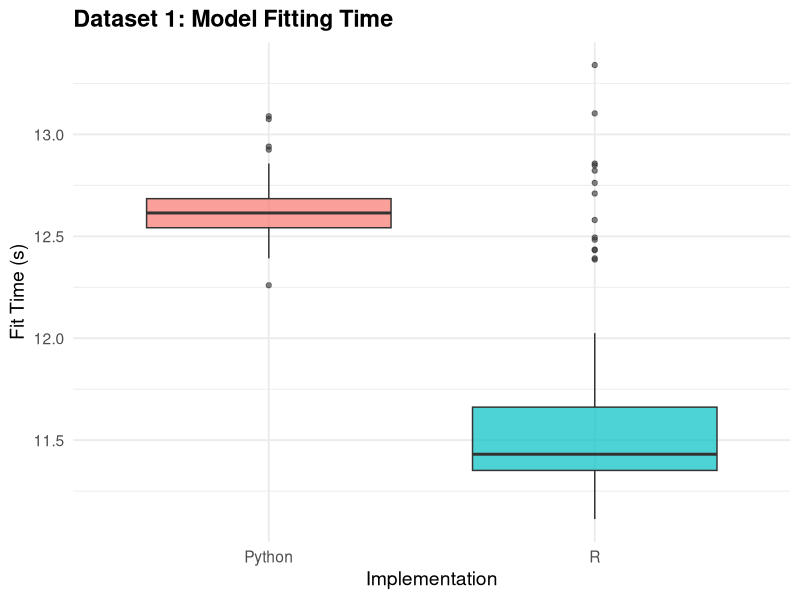
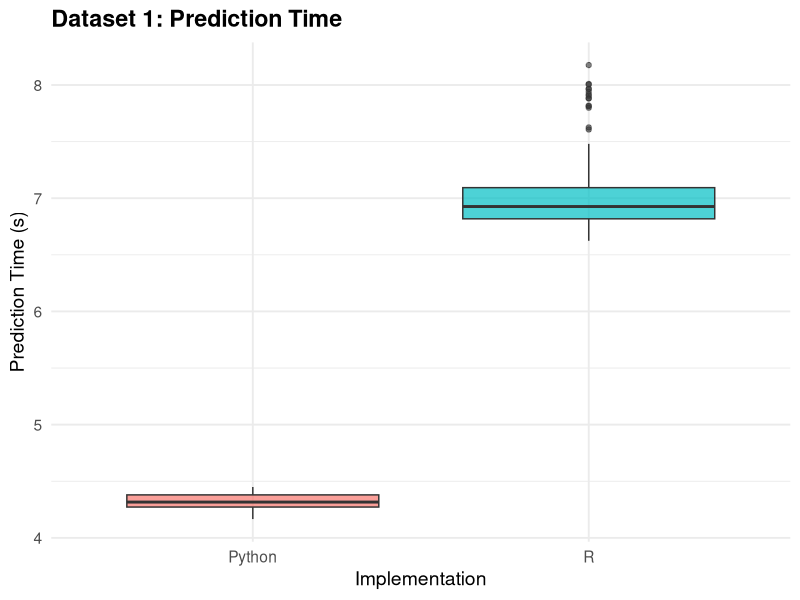
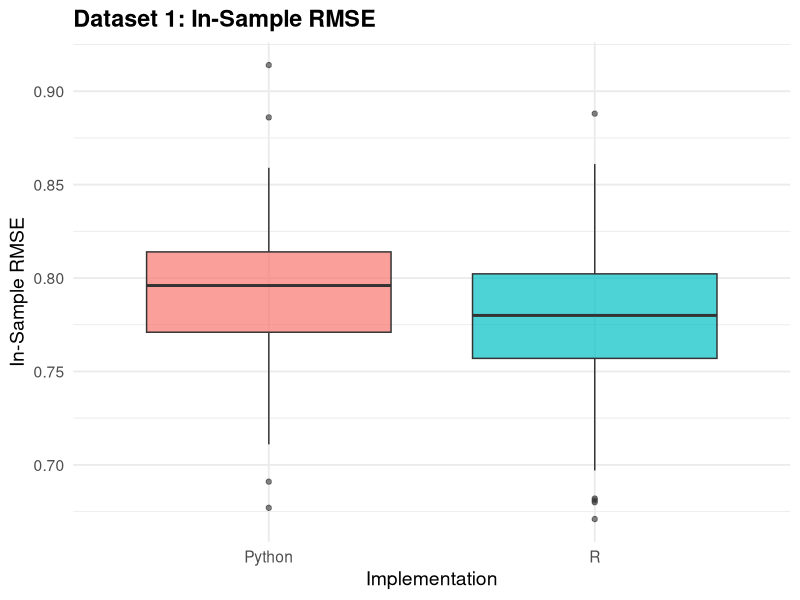
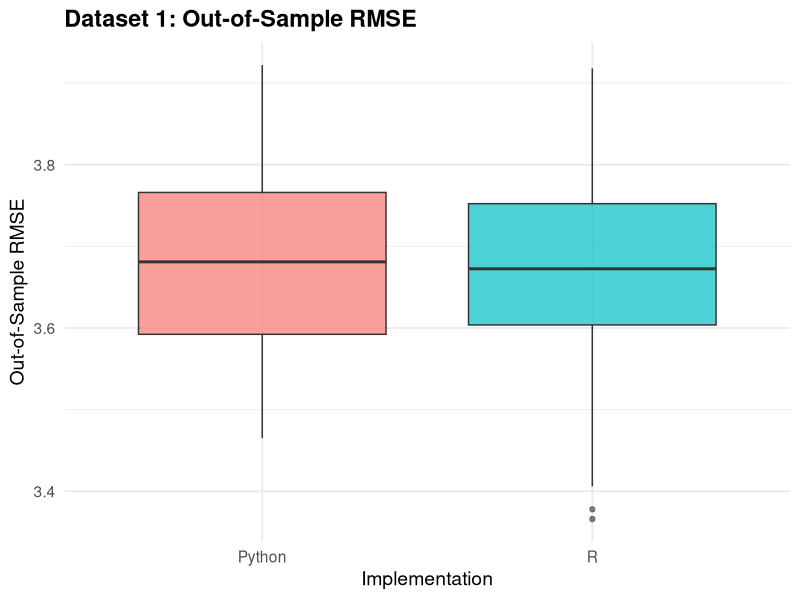
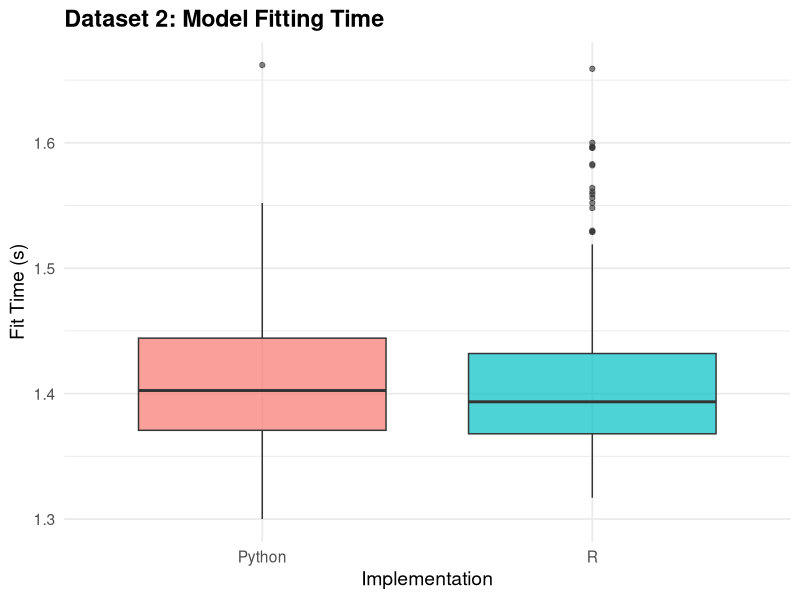
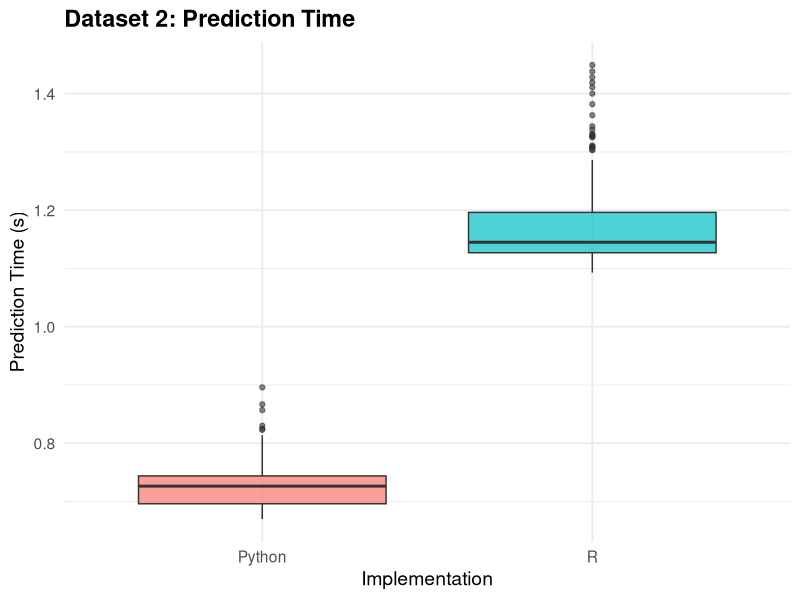
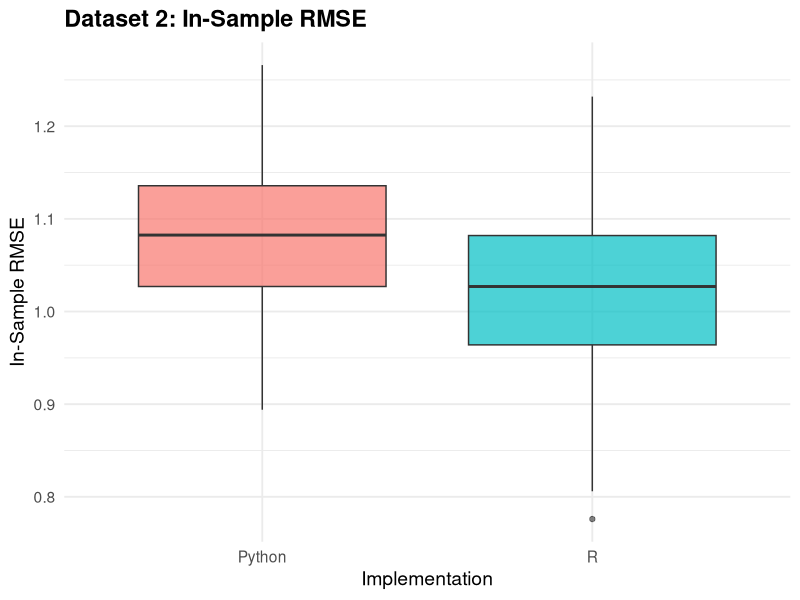
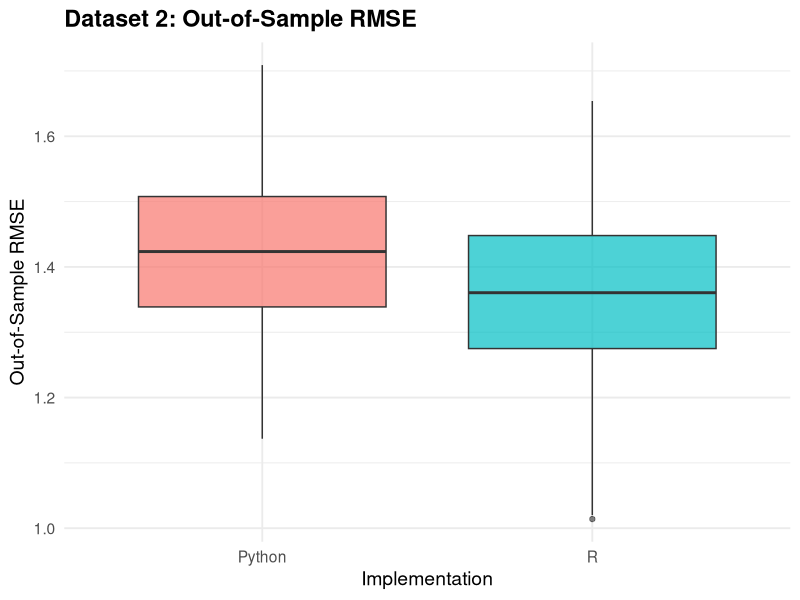

R code for these plots, in order:
library(tidyverse)

setwd("~/R projects/AddiVortes/benchmarks")
benchmarks_r <- read.csv("r-testlog.csv")
benchmarks_python <- read.csv("py-testlog.csv")

benchmarks_r$Language <- "R"
benchmarks_python$Language <- "Python"

benchmarks <- bind_rows(benchmarks_r, benchmarks_python)

library(tidyverse)

# Function to produce a boxplot for a given column
plot_boxplot <- function(data, column, title, ylab) {
  
  ggplot(data, aes(x = Language, y = .data[[column]], fill = Language)) +
    geom_boxplot(alpha = 0.7, outlier.alpha = 0.6) +
    labs(
      title = title,
      x = "Implementation",
      y = ylab
    ) +
    theme_minimal(base_size = 14) +
    theme(
      legend.position = "none",
      plot.title = element_text(face = "bold")
    )
}
# =======================
# Dataset 1
# =======================

plot_boxplot(benchmarks, "fit1",
             "Dataset 1: Model Fitting Time",
             "Fit Time (s)")

ggsave("fit1.jpg", width=7, height=5)

plot_boxplot(benchmarks, "pred1",
             "Dataset 1: Prediction Time",
             "Prediction Time (s)")

ggsave("pred1.jpg", width=7, height=5)

plot_boxplot(benchmarks, "iRMSE1",
             "Dataset 1: In-Sample RMSE",
             "In-Sample RMSE")

ggsave("irmse1.jpg", width=7, height=5)

plot_boxplot(benchmarks, "oRMSE1",
             "Dataset 1: Out-of-Sample RMSE",
             "Out-of-Sample RMSE")

ggsave("ormse1.jpg", width=7, height=5)

# =======================
# Dataset 2
# =======================

plot_boxplot(benchmarks, "fit2",
             "Dataset 2: Model Fitting Time",
             "Fit Time (s)")

ggsave("fit2.jpg", width=7, height=5)

plot_boxplot(benchmarks, "pred2",
             "Dataset 2: Prediction Time",
             "Prediction Time (s)")

ggsave("pred2.jpg", width=7, height=5)

plot_boxplot(benchmarks, "iRMSE2",
             "Dataset 2: In-Sample RMSE",
             "In-Sample RMSE")

ggsave("irmse2.jpg", width=7, height=5)

plot_boxplot(benchmarks, "oRMSE2",
             "Dataset 2: Out-of-Sample RMSE",
             "Out-of-Sample RMSE")

ggsave("ormse2.jpg", width=7, height=5)

# =======================
# Dataset 3
# =======================

plot_boxplot(benchmarks, "fit3",
             "Dataset 3: Model Fitting Time",
             "Fit Time (s)")

ggsave("fit3.jpg", width=7, height=5)

plot_boxplot(benchmarks, "pred3",
             "Dataset 3: Prediction Time",
             "Prediction Time (s)")

ggsave("pred3.jpg", width=7, height=5)

plot_boxplot(benchmarks, "iRMSE3",
             "Dataset 3: In-Sample RMSE",
             "In-Sample RMSE")

ggsave("irmse3.jpg", width=7, height=5)

plot_boxplot(benchmarks, "oRMSE3",
             "Dataset 3: Out-of-Sample RMSE",
             "Out-of-Sample RMSE")

ggsave("ormse3.jpg", width=7, height=5)

# =======================
# Dataset 4
# =======================

plot_boxplot(benchmarks, "fit4",
             "Dataset 4: Model Fitting Time",
             "Fit Time (s)")

ggsave("fit4.jpg", width=7, height=5)

plot_boxplot(benchmarks, "pred4",
             "Dataset 4: Prediction Time",
             "Prediction Time (s)")

ggsave("pred4.jpg", width=7, height=5)

plot_boxplot(benchmarks, "iRMSE4",
             "Dataset 4: In-Sample RMSE",
             "In-Sample RMSE")

ggsave("irmse4.jpg", width=7, height=5)

plot_boxplot(benchmarks, "oRMSE4",
             "Dataset 4: Out-of-Sample RMSE",
             "Out-of-Sample RMSE")

ggsave("ormse4.jpg", width=7, height=5)

# Summary statistics

# Percentage difference function
pct_diff <- function(r, py) {
  100 * (py - r) / r
}

# ---------------------------
# Table 1: Means (Fit & Pred)
# ---------------------------

fit_pred_means <- data.frame(
  Test = paste("Test", 1:4),
  
  `Fit Mean (R)` = sapply(1:4, function(i) mean(benchmarks[benchmarks$Language=="R", paste0("fit",i)], na.rm=TRUE)),
  `Fit Mean (Py)` = sapply(1:4, function(i) mean(benchmarks[benchmarks$Language=="Python", paste0("fit",i)], na.rm=TRUE)),
  `Fit % Diff` = mapply(pct_diff,
                        sapply(1:4, function(i) mean(benchmarks[benchmarks$Language=="R", paste0("fit",i)], na.rm=TRUE)),
                        sapply(1:4, function(i) mean(benchmarks[benchmarks$Language=="Python", paste0("fit",i)], na.rm=TRUE))),
  
  `Pred Mean (R)` = sapply(1:4, function(i) mean(benchmarks[benchmarks$Language=="R", paste0("pred",i)], na.rm=TRUE)),
  `Pred Mean (Py)` = sapply(1:4, function(i) mean(benchmarks[benchmarks$Language=="Python", paste0("pred",i)], na.rm=TRUE)),
  `Pred % Diff` = mapply(pct_diff,
                         sapply(1:4, function(i) mean(benchmarks[benchmarks$Language=="R", paste0("pred",i)], na.rm=TRUE)),
                         sapply(1:4, function(i) mean(benchmarks[benchmarks$Language=="Python", paste0("pred",i)], na.rm=TRUE)))
)

# ---------------------------
# Table 2: SDs (Fit & Pred)
# ---------------------------

fit_pred_sds <- data.frame(
  Test = paste("Test", 1:4),
  
  `Fit SD (R)` = sapply(1:4, function(i) sd(benchmarks[benchmarks$Language=="R", paste0("fit",i)], na.rm=TRUE)),
  `Fit SD (Py)` = sapply(1:4, function(i) sd(benchmarks[benchmarks$Language=="Python", paste0("fit",i)], na.rm=TRUE)),
  `Fit % Diff` = mapply(pct_diff,
                        sapply(1:4, function(i) sd(benchmarks[benchmarks$Language=="R", paste0("fit",i)], na.rm=TRUE)),
                        sapply(1:4, function(i) sd(benchmarks[benchmarks$Language=="Python", paste0("fit",i)], na.rm=TRUE))),
  
  `Pred SD (R)` = sapply(1:4, function(i) sd(benchmarks[benchmarks$Language=="R", paste0("pred",i)], na.rm=TRUE)),
  `Pred SD (Py)` = sapply(1:4, function(i) sd(benchmarks[benchmarks$Language=="Python", paste0("pred",i)], na.rm=TRUE)),
  `Pred % Diff` = mapply(pct_diff,
                         sapply(1:4, function(i) sd(benchmarks[benchmarks$Language=="R", paste0("pred",i)], na.rm=TRUE)),
                         sapply(1:4, function(i) sd(benchmarks[benchmarks$Language=="Python", paste0("pred",i)], na.rm=TRUE)))
)

# -----------------------------
# Table 3: Means (iRMSE & oRMSE)
# -----------------------------

rmse_means <- data.frame(
  Test = paste("Test", 1:4),
  
  `iRMSE Mean (R)` = sapply(1:4, function(i) mean(benchmarks[benchmarks$Language=="R", paste0("iRMSE",i)], na.rm=TRUE)),
  `iRMSE Mean (Py)` = sapply(1:4, function(i) mean(benchmarks[benchmarks$Language=="Python", paste0("iRMSE",i)], na.rm=TRUE)),
  `iRMSE % Diff` = mapply(pct_diff,
                          sapply(1:4, function(i) mean(benchmarks[benchmarks$Language=="R", paste0("iRMSE",i)], na.rm=TRUE)),
                          sapply(1:4, function(i) mean(benchmarks[benchmarks$Language=="Python", paste0("iRMSE",i)], na.rm=TRUE))),
  
  `oRMSE Mean (R)` = sapply(1:4, function(i) mean(benchmarks[benchmarks$Language=="R", paste0("oRMSE",i)], na.rm=TRUE)),
  `oRMSE Mean (Py)` = sapply(1:4, function(i) mean(benchmarks[benchmarks$Language=="Python", paste0("oRMSE",i)], na.rm=TRUE)),
  `oRMSE % Diff` = mapply(pct_diff,
                          sapply(1:4, function(i) mean(benchmarks[benchmarks$Language=="R", paste0("oRMSE",i)], na.rm=TRUE)),
                          sapply(1:4, function(i) mean(benchmarks[benchmarks$Language=="Python", paste0("oRMSE",i)], na.rm=TRUE)))
)

# ---------------------------
# Table 4: SDs (iRMSE & oRMSE)
# ---------------------------

rmse_sds <- data.frame(
  Test = paste("Test", 1:4),
  
  `iRMSE SD (R)` = sapply(1:4, function(i) sd(benchmarks[benchmarks$Language=="R", paste0("iRMSE",i)], na.rm=TRUE)),
  `iRMSE SD (Py)` = sapply(1:4, function(i) sd(benchmarks[benchmarks$Language=="Python", paste0("iRMSE",i)], na.rm=TRUE)),
  `iRMSE % Diff` = mapply(pct_diff,
                          sapply(1:4, function(i) sd(benchmarks[benchmarks$Language=="R", paste0("iRMSE",i)], na.rm=TRUE)),
                          sapply(1:4, function(i) sd(benchmarks[benchmarks$Language=="Python", paste0("iRMSE",i)], na.rm=TRUE))),
  
  `oRMSE SD (R)` = sapply(1:4, function(i) sd(benchmarks[benchmarks$Language=="R", paste0("oRMSE",i)], na.rm=TRUE)),
  `oRMSE SD (Py)` = sapply(1:4, function(i) sd(benchmarks[benchmarks$Language=="Python", paste0("oRMSE",i)], na.rm=TRUE)),
  `oRMSE % Diff` = mapply(pct_diff,
                          sapply(1:4, function(i) sd(benchmarks[benchmarks$Language=="R", paste0("oRMSE",i)], na.rm=TRUE)),
                          sapply(1:4, function(i) sd(benchmarks[benchmarks$Language=="Python", paste0("oRMSE",i)], na.rm=TRUE)))
)

write_table <- function(df, name) {
  library(knitr)
  tex <- kable(df, format = "latex", digits = 3)
  writeLines(tex, paste0(name, ".tex"))
}

colnames(fit_pred_means) <- c(
  "Test",
  "Fit Mean (R)",
  "Fit Mean (Python)",
  "Fit % Diff",
  "Pred Mean (R)",
  "Pred Mean (Python)",
  "Pred % Diff"
)
colnames(fit_pred_sds) <- c(
  "Test",
  "Fit SD (R)",
  "Fit SD (Python)",
  "Fit % Diff",
  "Pred SD (R)",
  "Pred SD (Python)",
  "Pred % Diff"
)
colnames(rmse_means) <- c(
  "Test",
  "iRMSE Mean (R)",
  "iRMSE Mean (Python)",
  "iRMSE % Diff",
  "oRMSE Mean (R)",
  "oRMSE Mean (Python)",
  "oRMSE % Diff"
)
colnames(rmse_sds) <- c(
  "Test",
  "iRMSE SD (R)",
  "iRMSE SD (Python)",
  "iRMSE % Diff",
  "oRMSE SD (R)",
  "oRMSE SD (Python)",
  "oRMSE % Diff"
)

write_table(fit_pred_means, "fit_pred_means")
write_table(fit_pred_sds, "fit_pred_sds")
write_table(rmse_means, "rmse_means")
write_table(rmse_sds, "rmse_sds")

# Appendix A

fit_pred_ses <- fit_pred_sds[,-c(1,4, 7)]/sqrt(500)
names(fit_pred_ses) <- gsub("SD", "SE", names(fit_pred_ses))
fit_pred_ses$'Fit SE (Comb)' <- sqrt(fit_pred_ses$`Fit SE (R)`^2 + fit_pred_ses$`Fit SE (Python)`^2)
fit_pred_ses$'Pred SE (Comb)' <- sqrt(fit_pred_ses$`Pred SE (R)`^2 + fit_pred_ses$`Pred SE (Python)`^2)
fit_pred_ses <- data.frame(Test=c("Test 1", "Test 2", "Test 3", "Test 4")) %>% cbind(fit_pred_ses)

rmse_ses <- rmse_sds[,-c(1,4, 7)]/sqrt(500)
names(rmse_ses) <- gsub("SD", "SE", names(rmse_ses))
rmse_ses$'iRMSE SE (Comb)' <- sqrt(rmse_ses$`iRMSE SE (R)` ^2 + rmse_ses$`iRMSE SE (Python)`^2)
rmse_ses$'oRMSE SE (Comb)' <- sqrt(rmse_ses$`oRMSE SE (R)`^2 + rmse_ses$`oRMSE SE (Python)`^2)
rmse_ses <- data.frame(Test=c("Test 1", "Test 2", "Test 3", "Test 4")) %>% cbind(rmse_ses)
                

write_table(fit_pred_ses, "fit_pred_ses")
write_table(rmse_ses, "rmse_ses")

fit_pred_sig <- cbind(fit_pred_means %>% 
  mutate(`Fit Diff` = abs(`Fit Mean (R)`-`Fit Mean (Python)`), `Pred Diff` = abs(`Pred Mean (R)` - `Pred Mean (Python)`)) %>% 
  select(Test, `Fit Diff`, `Pred Diff`), fit_pred_ses[,c(6, 7)]) %>% 
  mutate(`Fit Diff SEs` = `Fit Diff`/`Fit SE (Comb)`, `Pred Diff SEs` = `Pred Diff`/`Pred SE (Comb)`)

rmse_sig <- cbind(rmse_means %>% 
                        mutate(`iRMSE Diff` = abs(`iRMSE Mean (R)`-`iRMSE Mean (Python)`), `oRMSE Diff` = abs(`oRMSE Mean (R)` - `oRMSE Mean (Python)`)) %>% 
                        select(Test, `iRMSE Diff`, `oRMSE Diff`), rmse_ses[,c(6, 7)]) %>% 
  mutate(`iRMSE Diff SEs` = `iRMSE Diff`/`iRMSE SE (Comb)`, `oRMSE Diff SEs` = `oRMSE Diff`/`oRMSE SE (Comb)`)

write_table(fit_pred_sig, "fit_pred_sig")
write_table(rmse_sig, "rmse_sig")
